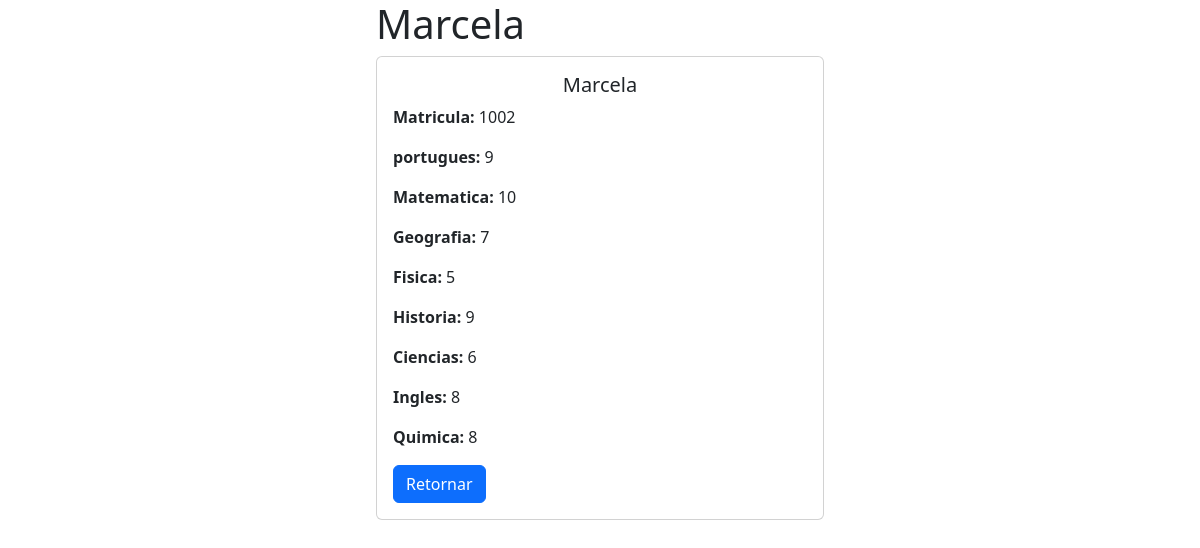
/testnotas/1002/, run on the app's committed database.
### produtos/models.py (models this page shows, shortened)
class boletim(models.Model):
    matricula = models.CharField(max_length=10)
    nome  = models.CharField(max_length=100)
    matematica = models.CharField(max_length=2)
    portugues = models.CharField(max_length=2)
    fisica = models.CharField(max_length=2)
    quimica = models.CharField(max_length=2)
    ingles = models.CharField(max_length=2)
    geografia = models.CharField(max_length=2)
    historia= models.CharField(max_length=2)
    ciencias = models.CharField(max_length=2)

### produtos/views.py (the view)
# urls.py: path('testnotas/<str:matricula>/', views.testnotaspage, name="testnotas"),
def testnotaspage(request, matricula):
   try:
    notas= Boletim.objects.get(matricula = matricula)
    return render(request, 'testnotas.html', {'notas': notas})
   except Boletim.DoesNotExist:
    messages = "Error", "Notas Não Cadastradas"
    return render(request, 'testif.html',{'messages': messages})

### produtos/templates/testnotas.html (shortened to what this page needs)
{%load static%}
<!DOCTYPE html>
<html lang="en">
<head>
  <link href="https://cdn.jsdelivr.net/npm/bootstrap@5.3.3/dist/css/bootstrap.min.css" rel="stylesheet">
  <link href="{% static 'produtos/css/stylo.css' %}"rel="stylesheet">
</head>
<body>
<div style="width: 28rem;margin:0 auto;">
<h1>
  </h1></div>
<div class="card" style="width: 28rem;margin:0 auto;">
<div class="card-body">
  <h5 class="card-title" style="text-align: center;">{{notas.nome}}</h5>
  <p class="card-text"><strong>Matricula: </strong> {{notas.matricula}}</p>
  <p class="card-text"><strong>portugues: </strong> {{notas.portugues}}</p>
  <p class="card-text"><strong>Matematica: </strong> {{notas.matematica}}</p>
  <p class="card-text"><strong>Geografia: </strong> {{notas.geografia}}</p>
  <p class="card-text"><strong>Fisica: </strong> {{notas.fisica}}</p>
  <p class="card-text"><strong>Historia: </strong> {{notas.historia}}</p>
  <p class="card-text"><strong>Ciencias: </strong> {{notas.ciencias}}</p>
  <p class="card-text"><strong>Ingles: </strong> {{notas.ingles}}</p>
  <p class="card-text"><strong>Quimica: </strong> {{notas.quimica}}</p>
 <a href="{%url 'test' notas.matricula%}" class="btn btn-primary">Retornar</a>
</div>
</div>
</body>

### data on the page
boletim: nome "Marcela", matricula "1002", matematica "10", geografia "7", fisica "5", historia "9", ciencias "6", ingles "8", quimica "8"

### other printed values
{{ notas.portugues }} "9"
